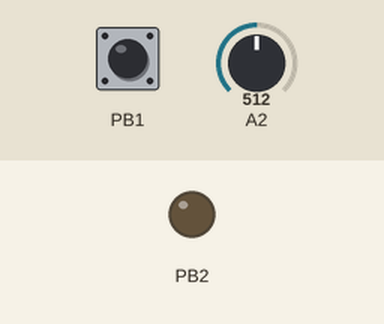
Bench run of a sketch on a simulated ATtiny85, built with avr-gcc and run on an emulated ATtiny85. Shown: output pins drawn as LEDs (lit = HIGH). The test bench sets the inputs (shaded band); at power-on: PB1 HIGH, A2 = 512.

Above: at 1.2 s.
1.3 s: PB1 pulled LOW for 0.15 s
At 1.82 s:
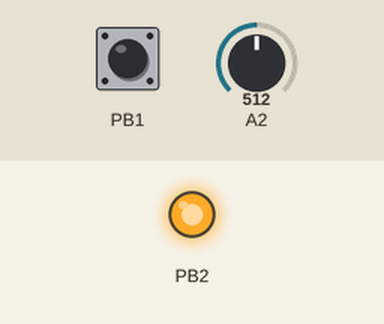
3.5 s: PB1 pulled LOW for 3.2 s
At 8.4 s:
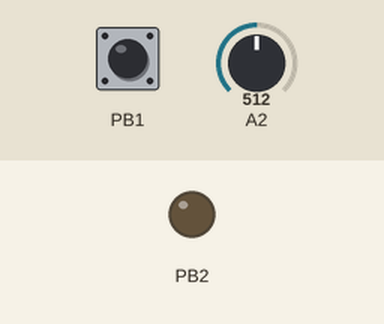
Timing chart, 0 to 9.9 s (numbered marks = the images above; inputs shaded):
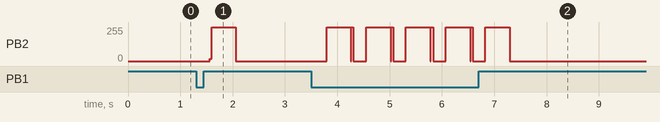

The sketch:

Peso.ino
```cpp
//Escrito por: Adolfo de Souza Serique, Engenhriro Eletrônico

//--- Bibliotecas ---
#include <avr/io.h>
#include <SoftwareSerial.h>

//--- Pinos no HX711 ---
#define ADD0 PB1 //Data
#define ADSK PB2 //SCK

//--- Pinos para comunicação UART do módulo Bluetooth ---
#define TX_BT PB0   // Pino 2 como TX
#define RX_BT PB3   // Pino 5 como RX

//--- Protótipos das funções ---
unsigned long read_count(); //Confersor A/D do HX711
void power_down(); //Modo de low power do HX711
void power_up(); //Acordar HX711 do mode de low power

//--- Instância da função ---
SoftwareSerial BTserial(RX_BT, TX_BT);

//--- Variáveis ---
float peso = 0; //Sáida de dados do HX711
float SCALE = 1; //Escala para calibração
float OFFSET = 0; //Offeset para zerar a medida
int analog = 0; //Nivél da bateria


// ------ Configurações iniciais ------
void setup(){

  // --- Configuração dos pinos ---
  DDRB |= (0 << ADD0); //Define ADD0 como INPUT de dados
  PORTB |= (1 << ADD0); //Define um resistor de pullup no pino de entrada
  DDRB |= (1 << ADSK); //Define ADSK com saída de clock

  // --- Iniciar cominicação serial ---
  BTserial.begin(9600);

  // --- Configuração do conversor A/D do Attiny para leitura de tensão da bateria ---
  ADMUX = 0b00100010; // Vref = VCC, ADC2(pino 3 ou PB4) como input e ajustes a esquerda
  ADCSRA = 0b10000011; // Ativa o ADC, deixa o ADC no modo single conversion e o fator de divisão = 8 para um clock de 125kHz

}


// ------ Loop infinito ------
void loop(){

  peso = read_count(); //Lê os dados HX711

  ADCSRA |= (1 << ADSC); // Inicia a conversão e guarda o valor na variável
  analog = ADCH; //Guarda o valor lido sobre a tensão da bateria

  // --- Dados para enviar ---
  BTserial.print(peso);
  BTserial.print(",");
  BTserial.print(analog);
  BTserial.println(";");

  power_down();
  delay(500);
  power_up();

}


// ------ Funções ------
unsigned long read_count(){

  unsigned long Count = 0;
  unsigned char i;

  PORTB &= ~(1 << ADSK); //Pino ADSK como LOW

  while(PINB & (1 << ADD0)); //Lê o pino ADD0

  for(i=0;i<24;i++){
    PORTB |= (1 << ADSK); //Pino ADSK como HIGH
    Count = Count << 1;
    PORTB &= ~(1 << ADSK);
    if(PINB & (1 << ADD0)) Count++;
    delay(10);
  }

  PORTB |= (1 << ADSK);
  Count = Count^0x800000;
  PORTB &= ~(1 << ADSK);

  return(Count);

}


void power_down() {

  PORTB &= ~(1 << ADSK);
  delayMicroseconds(61); //O pino em HIGH por pelo menos 60us, abilita o modo de low power do HX711
  PORTB |= (1 << ADSK);

}


void power_up() {

  PORTB &= ~(1 << ADSK);

}
```

Measured:
- after the input at 1.3 s, PB2: 0/255 → 255/255 after 0.26 s, → 0/255 0.50 s later
- after the input at 3.5 s, PB2: 0/255 → 255/255 after 0.30 s, then repeats every 0.76 s: 0/255 0.01 s, 255/255 0.04 s, 0/255 0.24 s, 255/255 0.47 s, until it stays 0/255 from 7.3 s
